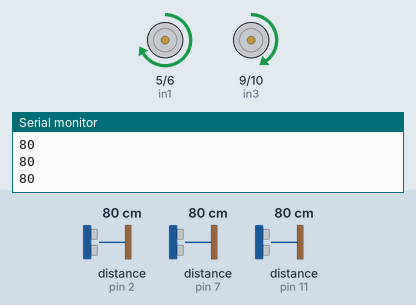
Bench run of a sketch on a simulated Arduino Uno, built with avr-gcc and run on an emulated ATmega328P. On the bench: motor-driver pin pairs drawn as motors (green arrow = first pin HIGH = forward, orange = second pin HIGH = backward, longer = more drive), the last lines printed to the serial monitor. Wiring (inferred from the names in the program): 3 × ultrasonic range finder: trigger pin 3, echo pin 2 / trigger pin 8, echo pin 7 / trigger pin 12, echo pin 11. Inputs (shaded band) come from the test bench; at power-on: distance to the obstacle (sensors on pin 7, pin 11, pin 2) 80 cm. The echo pulse lasts 58.3 µs per cm.

Above: at 1.2 s.
1.3 s: distance to the obstacle (sensor on pin 7) set to 11 cm
2.8 s: distance to the obstacle (sensor on pin 7) set to 8 cm
At 3.2 s:
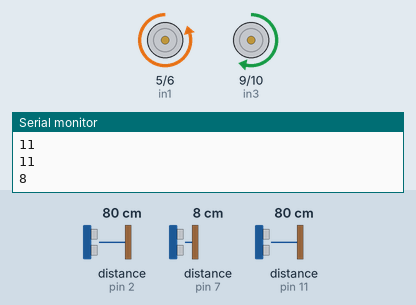
5.8 s: distance to the obstacle (sensor on pin 11) set to 13 cm
At 6.3 s:
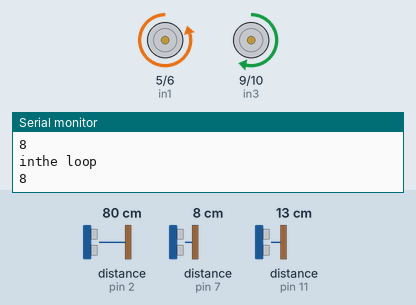
8.8 s: distance to the obstacle (sensor on pin 11) set to 10 cm
At 9.3 s:
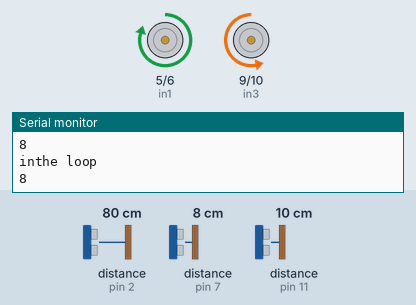
11.8 s: distance to the obstacle (sensor on pin 2) set to 13 cm
14.8 s: distance to the obstacle (sensor on pin 2) set to 9 cm
At 16.2 s:
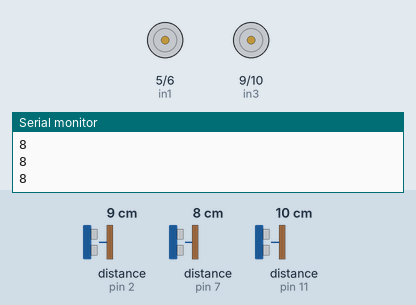
Timing chart, 0 to 17.5 s (numbered marks = the images above; inputs shaded):
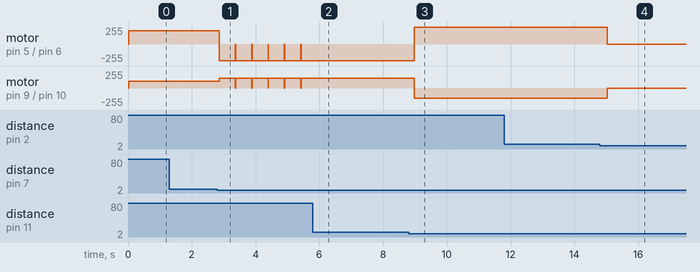

Measured:
- the behaviour switches between 10 and 9 cm on distance to the obstacle (sensor on pin 7) (found by bisection; images 0 and 1)
- the behaviour switches between 12 and 11 cm on distance to the obstacle (sensor on pin 11) (found by bisection; images 2 and 3)
- the behaviour switches between 12 and 11 cm on distance to the obstacle (sensor on pin 2) (found by bisection; images 3 and 4)
- after the input at 2.8 s, motor on pin 5 (in1) / pin 6 (in2): alternates backward 250/255 for 0.50 s and stopped for 0.01 s, starting after 0.07 s; motor on pin 9 (in3) / pin 10 (in4): alternates forward 150/255 for 0.50 s and stopped for 0.01 s, starting after 0.07 s
- after the input at 5.8 s, motor on pin 5 (in1) / pin 6 (in2): stops changing and stays backward 250/255; motor on pin 9 (in3) / pin 10 (in4): stops changing and stays forward 150/255
- after the input at 8.8 s, motor on pin 5 (in1) / pin 6 (in2): backward 250/255 → forward 250/255 after 0.18 s; motor on pin 9 (in3) / pin 10 (in4): forward 150/255 → backward 150/255 after 0.18 s
- after the input at 14.8 s, motor on pin 5 (in1) / pin 6 (in2): forward 250/255 → stopped after 0.24 s; motor on pin 9 (in3) / pin 10 (in4): backward 150/255 → stopped after 0.24 s

The sketch:

SLRC_motors.ino
```cpp
#define echoLeft 11
#define trigLeft 12
#define echoCent 7
#define trigCent 8
#define trigRight 3
#define echoRight 2

int distanceLeft;
int distanceRight;
int distanceCent;


double motorSpeedA;
double motorSpeedB;
double baseSpeed = 150;
double turnSpeed = 200;
double offset = 50;


int in1 = 5;
int in2 = 6;

int in3 = 9;
int in4 = 10;

int getLeftDistance() {
  long duration;
  int distance;
  digitalWrite(trigLeft, LOW);
  delayMicroseconds(2);  // wait for 2 ms to avoid
                         // collision in serial monitor

  digitalWrite(trigLeft, HIGH);  // turn on the Trigger to generate pulse
  delayMicroseconds(10);

  digitalWrite(trigLeft, LOW);  // Turn off the pulse trigger to stop

  duration = pulseIn(echoLeft, HIGH);
  distance = duration * 0.0344 / 2;  // Expression to calculate

  return distance;
}

int getCentDistance() {
  long duration;
  int distance;
  digitalWrite(trigCent, LOW);
  delayMicroseconds(2);  // wait for 2 ms to avoid
                         // collision in serial monitor

  digitalWrite(trigCent, HIGH);  // turn on the Trigger to generate pulse
  delayMicroseconds(10);

  digitalWrite(trigCent, LOW);  // Turn off the pulse trigger to stop

  duration = pulseIn(echoCent, HIGH);
  distance = duration * 0.0344 / 2;  // Expression to calculate

  return distance;
}

int getRightDistance() {
  long duration;
  int distance;
  digitalWrite(trigRight, LOW);
  delayMicroseconds(2);  // wait for 2 ms to avoid
                         // collision in serial monitor

  digitalWrite(trigRight, HIGH);  // turn on the Trigger to generate pulse
  delayMicroseconds(10);

  digitalWrite(trigRight, LOW);  // Turn off the pulse trigger to stop

  duration = pulseIn(echoRight, HIGH);
  distance = duration * 0.0344 / 2;  // Expression to calculate

  return distance;
}

void runMotors() {
  double MSpeedA = baseSpeed + offset;
  double MSpeedB = baseSpeed - offset;
  analogWrite(in1, MSpeedA);
  analogWrite(in2, 0);
  analogWrite(in3, MSpeedB);
  analogWrite(in4, 0);


  delay(50);  //offset has been added to balance motor speeds
}

void goForward() {
  runMotors();
}

void turnLeft(int turnDelay) {
  double MSpeedA = turnSpeed + offset;  //
  double MSpeedB = turnSpeed - offset;
  analogWrite(in1, 0);
  analogWrite(in2, MSpeedA);
  analogWrite(in3, MSpeedB);
  analogWrite(in4, 0);
  delay(turnDelay);
  analogWrite(in1, 0);
  analogWrite(in2, 0);
  analogWrite(in3, 0);
  analogWrite(in4, 0);
}

void goLeft(int turnDelay) {
  double MSpeedA = turnSpeed + offset;  //
  double MSpeedB = turnSpeed - offset;
  analogWrite(in1, MSpeedA);
  analogWrite(in2, 0);
  analogWrite(in3, 0);
  analogWrite(in4, MSpeedB);
  delay(turnDelay);
  analogWrite(in1, 0);
  analogWrite(in2, 0);
  analogWrite(in3, 0);
  analogWrite(in4, 0);
}

void stop() {

  analogWrite(in1, 0);
  analogWrite(in2, 0);
  analogWrite(in3, 0);
  analogWrite(in4, 0);
  delay(100);
}


void setup() {
  pinMode(trigLeft, OUTPUT);  // Sets the trigPin as an OUTPUT
  pinMode(echoLeft, INPUT);   // Sets the echoPin as an INPUT
  pinMode(trigCent, OUTPUT);  // Sets the trigPin as an OUTPUT
  pinMode(echoCent, INPUT);
  pinMode(trigRight, OUTPUT);  // Sets the trigPin as an OUTPUT
  pinMode(echoRight, INPUT);


  // put your setup code here, to run once:
  pinMode(in1, OUTPUT);
  pinMode(in2, OUTPUT);
  pinMode(in3, OUTPUT);
  pinMode(in4, OUTPUT);

  Serial.begin(9600);

  digitalWrite(in1, LOW);
  digitalWrite(in2, LOW);
  digitalWrite(in3, LOW);
  digitalWrite(in4, LOW);
}


void loop() {
  // put your main code here, to run repeatedly:
  // turnLeft(500);
  distanceLeft = getLeftDistance();
  distanceCent = getCentDistance();
  distanceRight = getRightDistance();

  Serial.println(distanceCent);
  if (distanceCent < 10) {
    if (distanceLeft > 10) {
      turnLeft(500);
      Serial.println("inthe loop");
    } else if (distanceRight > 10) {
      goLeft(500);
    }
  } else {
    goForward();
  }
}
```
